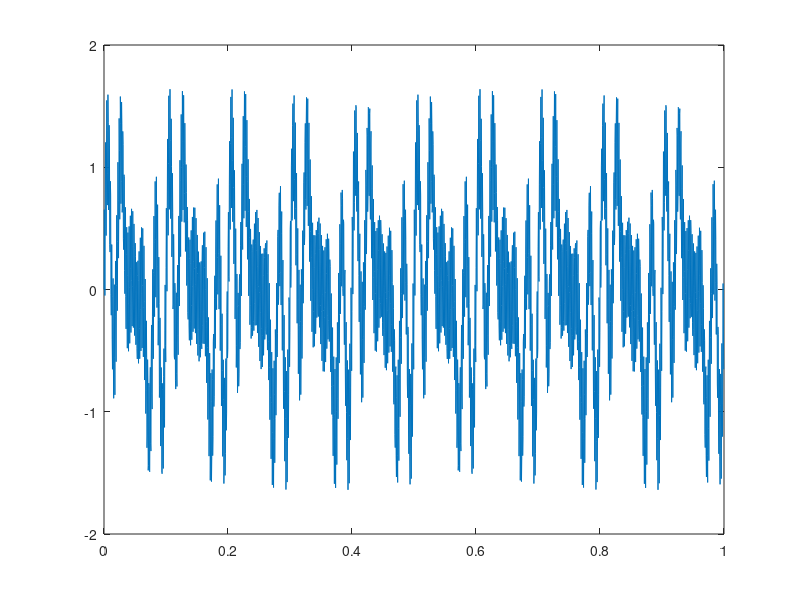

This figure's MATLAB source: (Note: this script raises an error after producing the figure.)
function [superPosSignal, phaseShiftSignal] = testdata
% Creating two samples testvectors to verify workings of the FFT, 
% filter and arctangent calculation in the STM32F767Zi DSP

% Some defines
LOW_FREQ = 10;
MEDIUM_FREQ_1 = 40; % This should be lower than filter threshold
MEDIUM_FREQ_2 = 50; % This should be higher than filter threshold
HIGH_FREQ = 500;

% Samples per second
fs = 2048;
timePeriod = 1 / fs;

% I want a dataset for 10 sec
timeBase = 1;
myLen = timeBase / timePeriod;
t = (0:myLen-1) * timePeriod;

% Generating a superposition signal of the four frequencies
a = 2 * pi * t;
superPosSignal_orig = 0.5*sin(a*LOW_FREQ) + 0.5*sin(a*MEDIUM_FREQ_1) + 0.5*sin(a*MEDIUM_FREQ_2) + 0.5*sin(a*HIGH_FREQ);

% Plotting the inputsignal
figure(1)
plot(t,superPosSignal_orig)
axis([0 1 -2 2])

% Now add zeroes to the imaginary parts
zero(1:2048) = zeros;
superPosSignal(1:2:4096) = superPosSignal_orig;
superPosSignal(2:2:4096) = zero;

% Create a c-header file
fd = fopen('../testing/superPosSignal.h', 'wt');

% Format the header file with includes
fprintf(fd, '#include "arm_math.h"\n\n');
fprintf(fd, '/*\n');
fprintf(fd, ' * Test vector for FFT function and filter. Test vector\n');
fprintf(fd, ' * is a super position of the four frequencies\n');
fprintf(fd, ' * %i Hz, %i Hz, %i Hz, %i Hz \n', LOW_FREQ, MEDIUM_FREQ_1, MEDIUM_FREQ_2, HIGH_FREQ);
fprintf(fd, ' */\n\n');

% Write the super position signal to header file
fprintf(fd, 'float32_t superPosSignal[%d] = {\n \t%.15g', length(superPosSignal), superPosSignal(1));
fprintf(fd, ',\n \t%.15g', superPosSignal(2:end));
fprintf(fd, '\n};\n');
fclose(fd);

% Generating the phase shift signal to test arctangent calculation
pskSignal = sin(superPosSignal_orig);

% Plotting the phase shifted signal
figure(2)
plot(t, pskSignal)
axis([0 1 -2 2])

% The phaseShiftSignal needs to contain every other sample as a cosine of
% the same wave, that is a 90 degree phaseshift
hilbertSig = hilbert(pskSignal);
%phaseShiftSignal = real(hilbertSig) + li*imag(hilbertSig);
phaseShiftSignal(1:2:4096) = real(hilbertSig);
phaseShiftSignal(2:2:4096) = imag(hilbertSig);

% Create a c-header file
fd = fopen('../testing/phaseShiftSignal.h', 'wt');

% Format the header file with includes
fprintf(fd, '#include "arm_math.h"\n\n');
fprintf(fd, '/*\n');
fprintf(fd, ' * Test vector for arctangent function and FFT. Test vector\n');
fprintf(fd, ' * is a phase shift of the super position containing the four frequencies\n');
fprintf(fd, ' * %i Hz, %i Hz, %i Hz, %i Hz \n', LOW_FREQ, MEDIUM_FREQ_1, MEDIUM_FREQ_2, HIGH_FREQ);
fprintf(fd, ' * The signal is complex, with following look :\n');
fprintf(fd, ' * {real(0), imag(0), real(1), imag(1), real(2), imag(2), ...... } \n');
fprintf(fd, ' */\n\n');

% Write the super position signal to header file
fprintf(fd, 'float32_t phaseShiftSignal[%d] = {\n \t%.15g', length(phaseShiftSignal), 0); % The first sample is buggedphaseShiftSignal(1));
fprintf(fd, ',\n \t%.15g', phaseShiftSignal(2:end));
fprintf(fd, '\n};\n');
fclose(fd);

% Generation of the signal (not using 5,8 GHz signal atm)
%inputSignal =  0.3*sin(2*pi*beatsSec*t) + 0.7*sin(2*pi*respSec*t) + 0.5*sin(2*pi*BASE_SIGNAL_500HZ*t);
%inputSignal =  0.5*sin(2*pi*1*t) + 0.5*sin(2*pi*0.5*t);


end